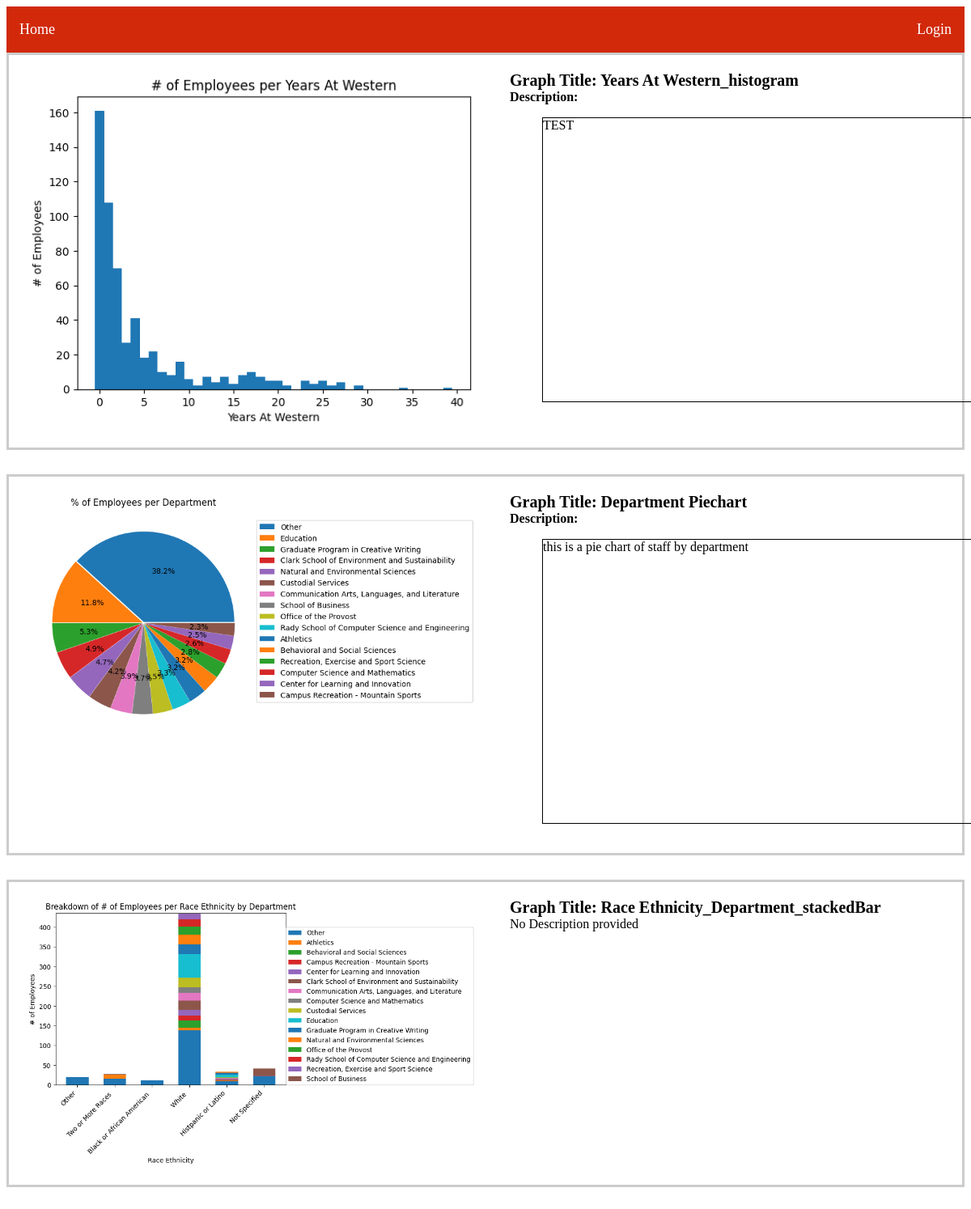
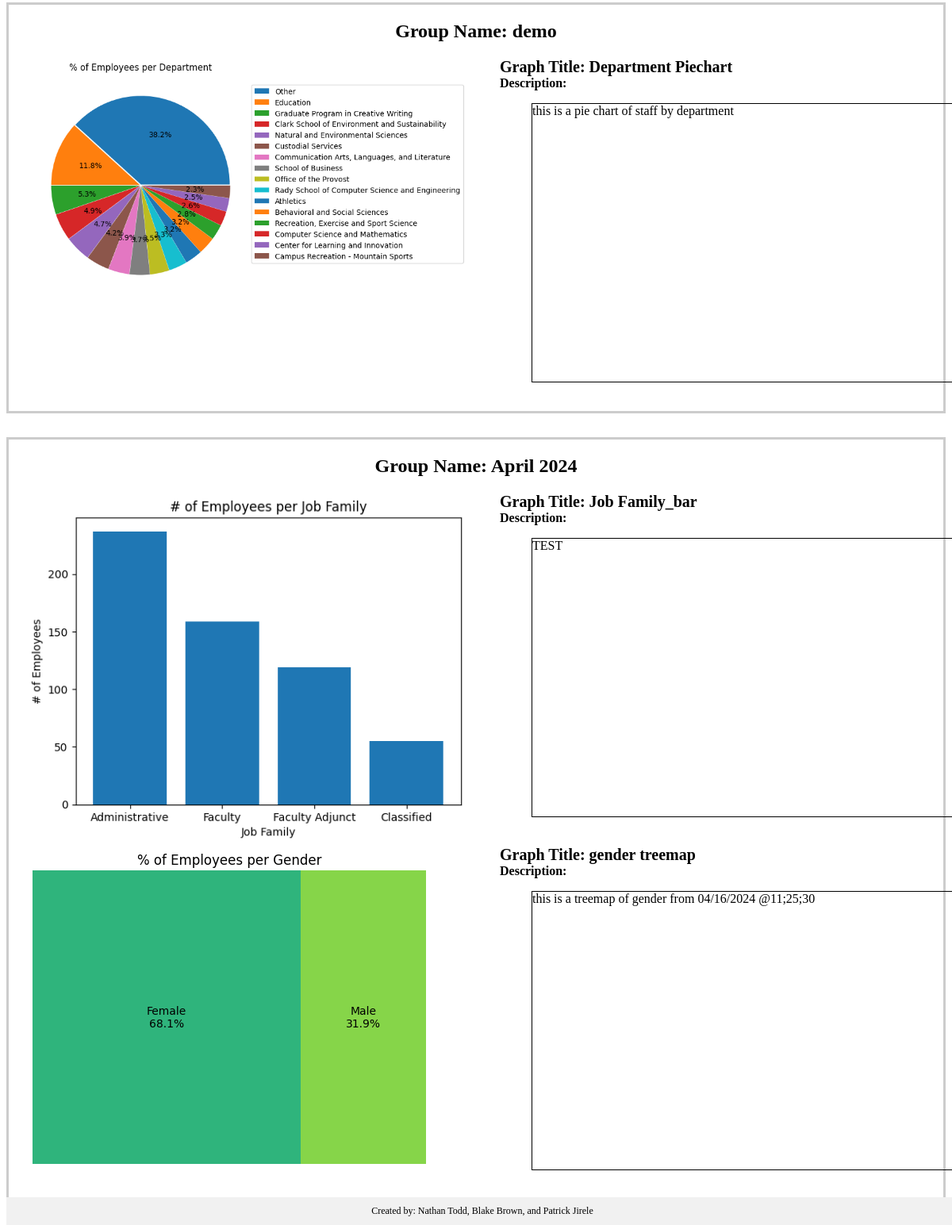
The page / on the database its author committed (2 pictures, top to bottom).
### main.py (models this page shows)
class Graphs(db.Model):
    id = db.Column(db.Integer, primary_key=True)
    path = db.Column(db.String(100), nullable=False)
    title = db.Column(db.String(50), nullable=False)
    description = db.Column(db.String(250), nullable=True)
    group_id = db.Column(db.Integer, db.ForeignKey('graphgroup.id'), nullable=True)

class GraphGroup(db.Model):
    __tablename__ = 'graphgroup'
    id = db.Column(db.Integer, primary_key=True)
    group_name = db.Column(db.String(100))
    graphs = db.relationship('Graphs', backref='GraphGroup', lazy='dynamic')

### main.py (the view)
@app.route('/')
def home():
    _, graphsToDisplay = getImgs()
    graphsFromDb = getGraphsFromDb(graphsToDisplay)
    graphs_by_group = GraphGroup.query.all()
    return render_template('home.html', graphs=graphsFromDb, graphGroups = graphs_by_group)

### main.py (called while the page is built)
def getImgs():
    images = [f for f in os.listdir('./static/graphs') if
              os.path.isfile(os.path.join('./static/graphs', f))]  #Sends all images in graphs to uploadGraphs.html
    selected = [f for f in os.listdir('./static/currentlyDisplayed') if os.path.isfile(
        os.path.join('./static/currentlyDisplayed', f))]  #sends currently displayed imaged to uploadGraphs.html
    return images, selected

def getGraphsFromDb(listOfGraphs):
    retList = []
    for graph in listOfGraphs:
        graphPath = './static/graphs/'+graph
        retList.append(Graphs.query.filter_by(path=graphPath).first())
    return retList

### templates/home.html (shortened to what this page needs)
{% extends 'base.html' %}
{% block content %}
<body>
    {% if graphs %}
        {% for graph in graphs %}
        <div class="group-container">
            <div class="graph-grid">
                <div class="group-graph-container" data-graph-id="{{ graph.id }}">
                    <img src="{{ graph.path }}" class="thumbnail-img">
                    <div class="content-wrapper">
                        <div class="title-container">Graph Title: {{ graph.title }}</div>
                        {% if graph.description %}
                        <div class="description-container"><b>Description:</b>
                            <br>
                            <blockquote class="description-quote">
                                {{ graph.description }}
                            </blockquote>
                        </div>
                        {% else %}
                            No Description provided
                        {% endif %}
                    </div>
                </div>
            </div>
        </div>
        {% endfor %}
    {% endif %}
    {% if graphGroups %}
        {% for group in graphGroups %}
        <div class="group-container" data-group-id="{{ group.id }}">
            <h2>Group Name: {{ group.group_name }}</h2>
            {% for graph in group.graphs %}
            <div class="graph-grid">
                <div class="group-graph-container" data-graph-id="{{ graph.id }}">
                    <img src="{{ graph.path }}" class="thumbnail-img">
                    <div class="content-wrapper">
                        <div class="title-container">Graph Title: {{ graph.title }}</div>
                        <div class="description-container"><b>Description:</b>
                            <br>
                            <blockquote class="description-quote">
                                {{ graph.description }}
                            </blockquote>
                        </div>
                    </div>
                </div>
            </div>
            {% endfor %}
        </div>
        {% endfor %}
    {% endif %}
{% endblock %}

### templates/base.html (shortened to what this page needs)
<html>
<head>
    <!DOCTYPE html>
    <link href="/static/style.css" rel="stylesheet">
</head>
{% if current_user.is_authenticated %}
<body>
    <nav>
        <ul>
            <li><a href='/'>Home</a></li>
            <li><a href='/createGraph'>Create Graphs</a></li>
            <li><a href='/uploadGraphs'>Upload Graphs</a></li>
            <li><a href='/editGroups'>Edit Groups</a></li>
            <li><a href='/uploadDataset'>Upload Dataset</a></li>
            <div class="dropdown">
                <button class="dropbtn">Account <i class="fa fa-caret-down"></i> </button>
                <div class="dropdown-content">
                    <a href="/updatePassword">Change Password</a>
                    <a href="/logout">Logout</a>
                    {% if current_user.email == 'testing@test.com' %}
                        <a href="/createAdmin">Create Admin</a>
                    {% endif %}
                </div>
            </div>
        </ul>
    </nav>
</body>
{% else %}
<nav>
    <ul>
        <li><a href='/'>Home</a></li>
        <div class="topnav-right">
            <li><a href='/login'>Login</a></li>
        </div>
    </ul>
</nav>
{% endif %}
{% block content %}
{% endblock %}
<div class="footer">
    Created by: Nathan Todd, Blake Brown, and Patrick Jirele
</div>
</html>

### static/style.css (style rules this page uses)
ul { list-style-type: none; margin: 0; padding: 0; overflow: hidden; background-color: #d1290a; }
li { float: left; }
li a { display: block; color: white; text-align: center; padding: 18px 16px; text-decoration: none; font-size: 18px; }
.topnav-right { float: right; }

### templates/base.html (style rules this page uses)
nav { position: sticky; top: 0; background-color: #333; z-index: 1; }
.footer { position: fixed; bottom: 0; width: 100%; background-color: #f1f1f1; text-align: center; padding: 10px 0; font-size: 12px; }

### templates/home.html (style rules this page uses)
.group-container { border: 3px solid #ccc; padding: 20px; margin-bottom: 30px; text-align: center; }
.group-container h2 { font-size: 24px; margin-top: 0; margin-bottom: 20px; }
.graph-grid { display: grid; grid-template-columns: repeat(auto-fit, minmax(300px, 1fr)); grid-gap: 20px; }
.group-graph-container { display: grid; grid-template-columns: 1fr 1fr; grid-gap: 20px; align-items: start; }
.thumbnail-img { max-width: 100%; }
.content-wrapper { flex-grow: 1; margin-left: 20px; text-align: left; }
.title-container { font-weight: bold; font-size: 20px; }
.description-container { max-width: 500px; word-wrap: break-word; white-space: normal; }
.description-quote { width: 550px; height: 350px; border: 1px solid; overflow: scroll; scrollbar-color: gray white; scrollbar-width: thin; }

### rows shown on the page
Graphs: path (picture), title "Years At Western_histogram", description "TEST"
Graphs: path (picture), title "Department Piechart", description "this is a pie chart of staff by department"
Graphs: path (picture), title "Race Ethnicity_Department_stackedBar", description "No Description provided"
GraphGroup: group_name "demo"
GraphGroup: group_name "April 2024"
Graphs: path (picture), title "Job Family_bar", description "TEST"
Graphs: path (picture), title "gender treemap", description "this is a treemap of gender from 04/16/2024 @11;25;30"
